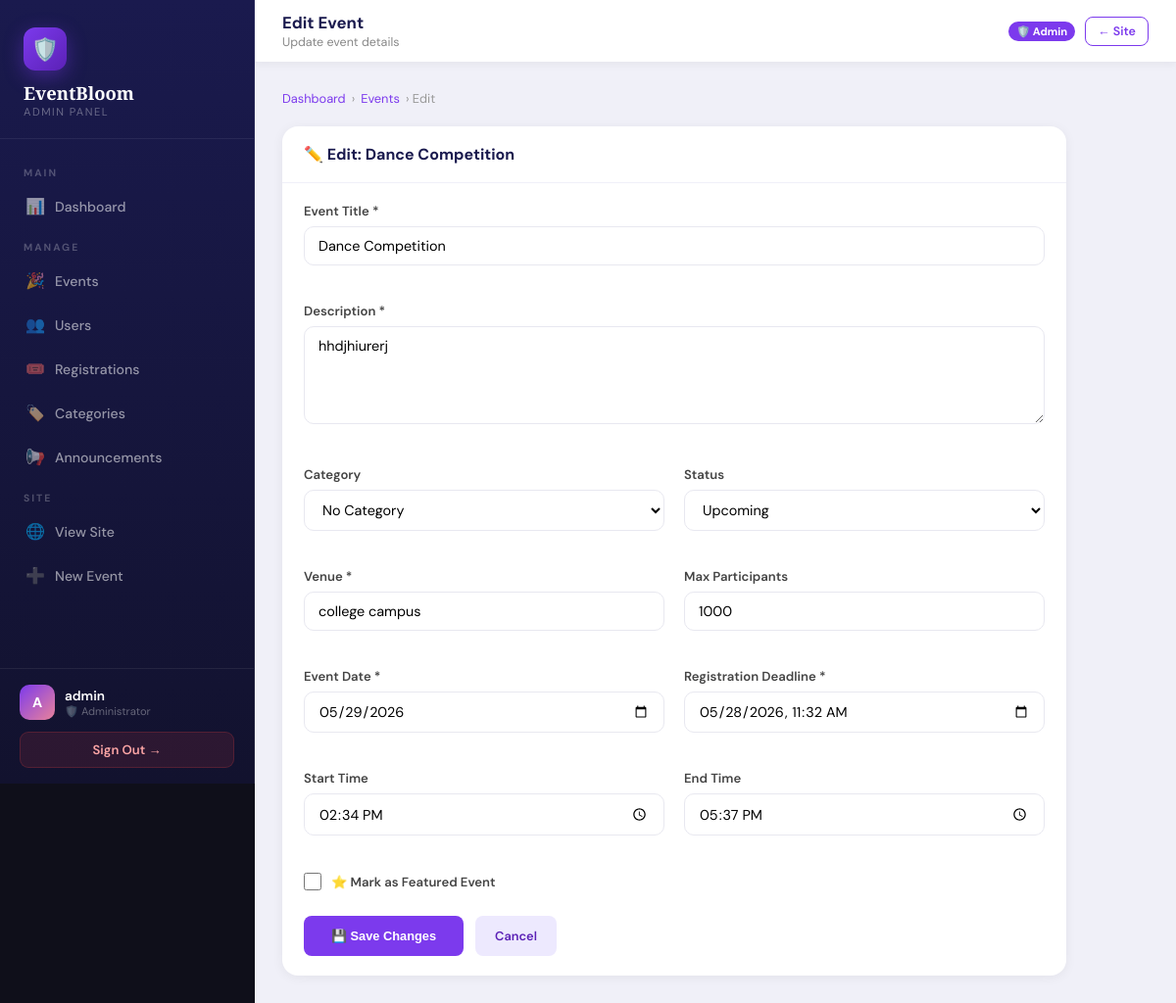
/admin-panel/events/1/edit/ (signed in), run on the app's committed database.
### events/models.py (models this page shows, shortened)
class Event(models.Model):
    STATUS_CHOICES = [
        ('upcoming', 'Upcoming'),
        ('ongoing', 'Ongoing'),
        ('completed', 'Completed'),
        ('cancelled', 'Cancelled'),
    ]
    title = models.CharField(max_length=200)
    description = models.TextField()
    category = models.ForeignKey(Category, on_delete=models.SET_NULL, null=True, blank=True)
    organizer = models.ForeignKey(User, on_delete=models.CASCADE, related_name='organized_events')
    venue = models.CharField(max_length=200)
    date = models.DateField()
    start_time = models.TimeField()
    end_time = models.TimeField()
    max_participants = models.PositiveIntegerField(default=100)
    registration_deadline = models.DateTimeField()
    status = models.CharField(max_length=20, choices=STATUS_CHOICES, default='upcoming')
    image_url = models.CharField(max_length=500, blank=True, default='')
    created_at = models.DateTimeField(auto_now_add=True)
    updated_at = models.DateTimeField(auto_now=True)
    is_featured = models.BooleanField(default=False)
    class Meta:
        ordering = ['date', 'start_time']

### events/views.py (the view)
    def wrapper(request, *args, **kwargs):
        if not request.user.is_authenticated or not request.user.is_staff:
            messages.error(request, 'Admin access required. Please login with admin credentials.')
            return redirect('admin_login')
        return view_func(request, *args, **kwargs)

### events/views.py (called while the page is built, shortened)
def admin_required(view_func):
    def wrapper(request, *args, **kwargs):
        if not request.user.is_authenticated or not request.user.is_staff:
            messages.error(request, 'Admin access required. Please login with admin credentials.')
            return redirect('admin_login')
        return view_func(request, *args, **kwargs)
    return wrapper

@admin_required
def admin_edit_event(request, pk):
    event = get_object_or_404(Event, pk=pk)
    categories = Category.objects.all()
    return render(request, 'events/admin_edit_event.html', {'event': event, 'categories': categories})

### templates/events/admin_edit_event.html (shortened to what this page needs)
{% extends 'events/admin_base.html' %}
{% block page_title %}Edit Event{% endblock %}
{% block page_sub %}Update event details{% endblock %}
{% block content %}
<div class="ap-breadcrumb">
  <a href="{% url 'admin_panel' %}">Dashboard</a> › <a href="{% url 'admin_events' %}">Events</a> › Edit
</div>
<div class="ap-card" style="max-width:800px;">
  <div class="ap-card-header">
    <span class="ap-card-title">✏️ Edit: {{ event.title|truncatechars:40 }}</span>
  </div>
  <div class="ap-card-body">
    <form method="post">
      <div class="ap-grid-2">
        <div class="ap-form-group" style="grid-column:1/-1;">
          <label class="ap-form-label">Event Title *</label>
          <input type="text" name="title" class="ap-form-input" value="{{ event.title }}" required>
        </div>
        <div class="ap-form-group" style="grid-column:1/-1;">
          <label class="ap-form-label">Description *</label>
          <textarea name="description" class="ap-form-textarea" required>{{ event.description }}</textarea>
        </div>
        <div class="ap-form-group">
          <label class="ap-form-label">Category</label>
          <select name="category" class="ap-form-select">
            <option value="">No Category</option>
          </select>
        </div>
        <div class="ap-form-group">
          <label class="ap-form-label">Status</label>
          <select name="status" class="ap-form-select">
            {% for val, label in event.STATUS_CHOICES %}
            <option value="{{ val }}" {% if event.status == val %}selected{% endif %}>{{ label }}</option>
            {% endfor %}
          </select>
        </div>
        <div class="ap-form-group">
          <label class="ap-form-label">Venue *</label>
          <input type="text" name="venue" class="ap-form-input" value="{{ event.venue }}" required>
        </div>
        <div class="ap-form-group">
          <label class="ap-form-label">Max Participants</label>
          <input type="number" name="max_participants" class="ap-form-input" value="{{ event.max_participants }}" min="1">
        </div>
        <div class="ap-form-group">
          <label class="ap-form-label">Event Date *</label>
          <input type="date" name="date" class="ap-form-input" value="{{ event.date|date:'Y-m-d' }}" required>
        </div>
        <div class="ap-form-group">
          <label class="ap-form-label">Registration Deadline *</label>
          <input type="datetime-local" name="registration_deadline" class="ap-form-input" value="{{ event.registration_deadline|date:'Y-m-d\TH:i' }}" required>
        </div>
        <div class="ap-form-group">
          <label class="ap-form-label">Start Time</label>
          <input type="time" name="start_time" class="ap-form-input" value="{{ event.start_time|time:'H:i' }}">
        </div>
        <div class="ap-form-group">
          <label class="ap-form-label">End Time</label>
          <input type="time" name="end_time" class="ap-form-input" value="{{ event.end_time|time:'H:i' }}">
        </div>
        <div class="ap-form-group" style="grid-column:1/-1;">
          <label style="display:flex; align-items:center; gap:10px; cursor:pointer;">
            <input type="checkbox" name="is_featured" {% if event.is_featured %}checked{% endif %} style="width:18px; height:18px; accent-color:#7c3aed;">
            <span class="ap-form-label" style="margin:0;">⭐ Mark as Featured Event</span>
          </label>
        </div>
      </div>
      <div style="display:flex; gap:12px; margin-top:8px;">
        <button type="submit" class="ap-btn ap-btn-primary" style="padding:12px 28px;">💾 Save Changes</button>
        <a href="{% url 'admin_events' %}" class="ap-btn ap-btn-edit" style="padding:12px 20px;">Cancel</a>
      </div>
    </form>
  </div>
</div>
{% endblock %}

### templates/events/admin_base.html (shortened to what this page needs)
{% load static %}
<!DOCTYPE html>
<html lang="en">
<head>
  <link rel="stylesheet" href="{% static 'css/style.css' %}">
</head>
<body>
<div class="ap-layout">
  <aside class="ap-sidebar" id="apSidebar">
    <div class="ap-sidebar-brand">
      <div class="brand-icon">🛡️</div>
      <div class="brand-name">EventBloom</div>
      <div class="brand-sub">Admin Panel</div>
    </div>
    <nav class="ap-nav">
      <div class="ap-nav-section">Main</div>
      <a href="{% url 'admin_panel' %}" class="ap-nav-link {% if request.resolver_match.url_name == 'admin_panel' %}active{% endif %}">
        <span class="nav-icon">📊</span> Dashboard
      </a>
      <div class="ap-nav-section">Manage</div>
      <a href="{% url 'admin_events' %}" class="ap-nav-link {% if 'admin_event' in request.resolver_match.url_name %}active{% endif %}">
        <span class="nav-icon">🎉</span> Events
      </a>
      <a href="{% url 'admin_users' %}" class="ap-nav-link {% if 'admin_user' in request.resolver_match.url_name %}active{% endif %}">
        <span class="nav-icon">👥</span> Users
      </a>
      <a href="{% url 'admin_registrations' %}" class="ap-nav-link {% if 'admin_registration' in request.resolver_match.url_name %}active{% endif %}">
        <span class="nav-icon">🎟️</span> Registrations
      </a>
      <a href="{% url 'admin_categories' %}" class="ap-nav-link {% if 'admin_categor' in request.resolver_match.url_name %}active{% endif %}">
        <span class="nav-icon">🏷️</span> Categories
      </a>
      <a href="{% url 'admin_announcements' %}" class="ap-nav-link {% if 'admin_announcement' in request.resolver_match.url_name %}active{% endif %}">
        <span class="nav-icon">📢</span> Announcements
      </a>
      <div class="ap-nav-section">Site</div>
      <a href="{% url 'home' %}" class="ap-nav-link" target="_blank">
        <span class="nav-icon">🌐</span> View Site
      </a>
      <a href="{% url 'create_event' %}" class="ap-nav-link">
        <span class="nav-icon">➕</span> New Event
      </a>
    </nav>
    <div class="ap-sidebar-footer">
      <div class="ap-user-info">
        <div class="ap-avatar">{{ user.first_name|first|upper|default:user.username|first|upper }}</div>
        <div>
          <div class="ap-user-name">{{ user.get_full_name|default:user.username }}</div>
          <div class="ap-user-role">🛡️ Administrator</div>
        </div>
      </div>
      <a href="{% url 'logout' %}" class="ap-logout-btn">Sign Out →</a>
    </div>
  </aside>
  <div class="ap-main">
    <div class="ap-topbar">
      <div style="display:flex; align-items:center; gap:12px;">
        <div>
          <div class="ap-topbar-title">{% block page_title %}Admin Panel{% endblock %}</div>
          <div class="ap-topbar-sub">{% block page_sub %}EventBloom Administration{% endblock %}</div>
        </div>
      </div>
      <div class="ap-topbar-actions">
        <span class="ap-topbar-badge">🛡️ Admin</span>
        <a href="{% url 'home' %}" class="ap-btn ap-btn-outline" style="font-size:0.78rem; padding:6px 12px;">← Site</a>
      </div>
    </div>
    <div class="ap-content">
      {% block content %}{% endblock %}
    </div>
  </div>
</div>
</body>
</html>

### static/css/style.css (style rules this page uses)
:root { --pink: #FFB3C6; --pink-light: #FFD6E0; --pink-deep: #E8829A; --lavender: #C9B8FF; --lavender-light: #E4DCFF; --mint: #B5EAD7; --mint-light: #D4F4E8; --peach: #FFDAB9; --peach-light:#FFF0E1; --sky: #B3D9FF; --sky-light: #DCF0FF; --yellow: #FFF3B0; --yellow-deep:#F0D060; --lilac: #E8D5F5; --cream: #FFF8F0; --white: #FFFFFF; --text-dark: #3D2C35; --text-mid: #6E5A65; --text-soft: #9E8A95; --border: #F0E6ED; --shadow-sm: 0 2px 12px rgba(200,150,180,0.12); --shadow-md: 0 8px 32px rgba(200,150,180,0.18); --shadow-lg: 0 20px 60px rgba(200,150,180,0.22); --radius-sm: 10px; --radius-md: 18px; --radius-lg: 28px; --radius-xl: 40px; }
*, *::before, *::after { box-sizing: border-box; margin: 0; padding: 0; }
html { scroll-behavior: smooth; }
body { font-family: 'DM Sans', sans-serif; background: var(--cream); color: var(--text-dark); min-height: 100vh; overflow-x: hidden; }

### data on the page
Event: title "Dance Competition", description "hhdjhiurerj", status "Upcoming", venue "college campus", max_participants "1000", date "05/29/2026", registration_deadline "05/28/2026 11:32", start_time "14:34", end_time "17:37"

### other printed values
{{ user.first_name|first|upper|default:user.username|first|upper }} "A"
{{ user.get_full_name|default:user.username }} "admin"
